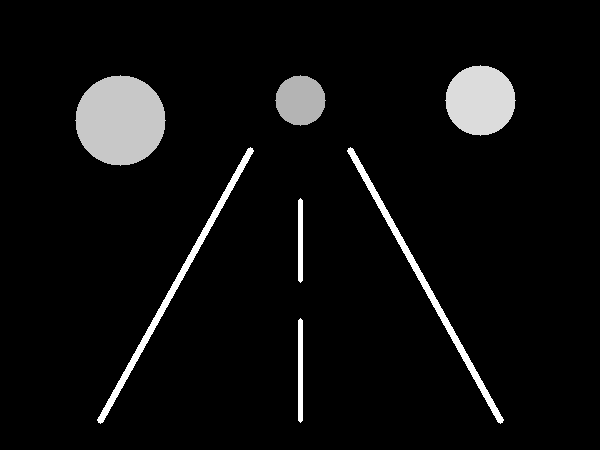
#> input picture 08-hough-donusumu-cizgi-ve-daire-tespiti/lanes_and_circles.png, 600 x 450 px
$ jupyter execute hough-transform-lines-and-circles.ipynb
#> lines starting #> are read from the running program, lines starting #| are printed output that depends on the picture; after the words box and inside, x2 and y2 are one past the last pixel; in counts of white or black regions, pixels touching at a corner belong together
# Hough Dönüşümü ile Çizgi ve Daire Tespiti

Bu modül; bilgisayarlı görüde kısmi bozulmalara ve gürültüye rağmen parametrik geometrik şekilleri (doğrular ve çemberler) tespit etmek için kullanılan **Hough Dönüşümü** (Hough Transform) tekniğini inceler.

---

## 1. Matematiksel Temel

### Doğru Hough Dönüşümü
Kartezyen uzaydaki $y = mx + b$ doğrusu, dikey doğrular için $m \rightarrow \infty$ tanımsızlığına yol açar. Bu nedenle polar (kutupsal) koordinat sistemi kullanılır:
$$\rho = x \cos \theta + y \sin \theta$$
- $(x, y)$ görüntü uzayındaki her bir kenar noktası, $(\rho, \theta)$ parametre uzayında (akümülatör hücresi) bir sinüzoid eğri oluşturur.
- Aynı doğru üzerinde bulunan tüm noktaların eğrileri akümülatör üzerinde tek bir ortak tepe noktasında kesişir.

### Daire Hough Dönüşümü (Hough Gradient)
Bir çemberin denklemi 3 serbestlik derecesine sahiptir: $(x - a)^2 + (y - b)^2 = r^2$.
3 boyutlu bir akümülatör matrisi ($a, b, r$) hesaplama açısından çok maliyetli olacağından OpenCV **Hough Gradyan Yöntemi**'ni kullanır:
Kenar piksellerinin gradyan yönündeki doğrular merkez $a, b$ üzerinde kesişir, ardından yarıçap $r$ tespit edilir.

[cell 1]
import cv2
import numpy as np
import matplotlib.pyplot as plt

# Test görselini yükleme
image = cv2.imread('lanes_and_circles.png')
#> image is the input picture: shape (450, 600, 3); min 0, max 255, mean 13.9
gray = cv2.cvtColor(image, cv2.COLOR_BGR2GRAY)

# Kenar Tespiti
edges = cv2.Canny(gray, 50, 150, apertureSize=3)
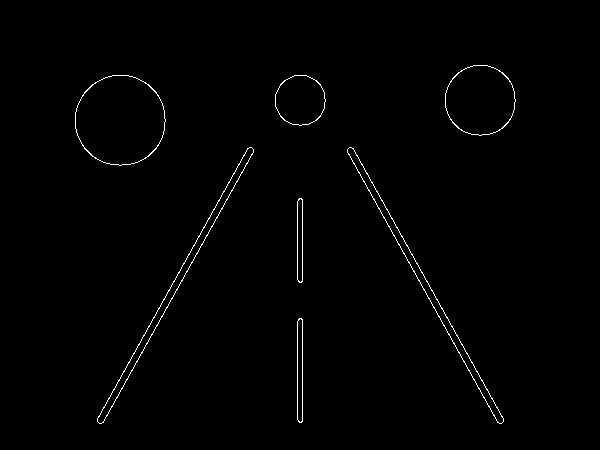
#> edges: shape (450, 600); 0.86% white in thin lines or dots, all inside (x1, y1, x2, y2) = (75, 65, 516, 424)

plt.figure(figsize=(12, 5))
plt.subplot(1, 2, 1)
plt.title("Orijinal Test Görseli")
plt.imshow(cv2.cvtColor(image, cv2.COLOR_BGR2RGB))
plt.axis('off')

plt.subplot(1, 2, 2)
plt.title("Canny Kenar Haritası")
plt.imshow(edges, cmap='gray')
plt.axis('off')
plt.show()
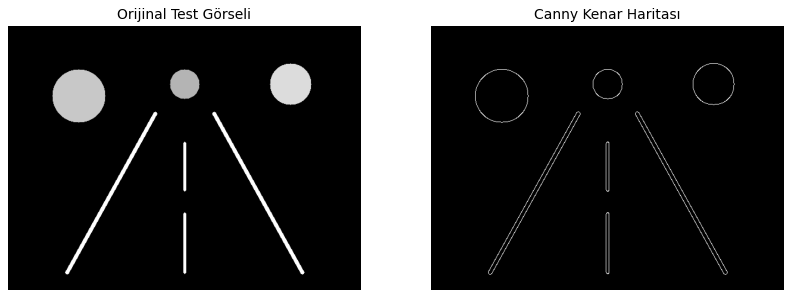
#> figure drawn by matplotlib, 2 panels

## 2. Olasılıksal Hough Doğru Tespiti (`cv2.HoughLinesP`)

`cv2.HoughLinesP(image, rho, theta, threshold, minLineLength, maxLineGap)`:
- `rho`: Mesafe çözünürlüğü (genellikle 1 piksel).
- `theta`: Açı çözünürlüğü (genellikle 1 derece: $\pi / 180$).
- `threshold`: Bir doğrunun kabul edilmesi için gereken minimum oy sayısı.
- `minLineLength`: Kabul edilecek en kısa doğru uzunluğu.
- `maxLineGap`: Aynı doğru üzerindeki kırık çizgileri birleştirmek için izin verilen maksimum boşluk.

[cell 2]
lines_image = image.copy()

# Olasılıksal Hough ile çizgileri bulma
lines = cv2.HoughLinesP(edges, rho=1, theta=np.pi/180, threshold=40,
                        minLineLength=50, maxLineGap=20)
#> lines = [[97, 419, 247, 148], [353, 148, 503, 419], [347, 151, 497, 422], [302, 281, 302, 199], [297, 419, 297, 321], [102, 422, 253, 150], [103, 422, 253, 152], [301, 422, 302, 364]]

if lines is not None:
    print(f"Toplam Tespit Edilen Çizgi Segmenti: {len(lines)}")
#| Toplam Tespit Edilen Çizgi Segmenti: 8
    for line in lines:
        x1, y1, x2, y2 = line[0]
        cv2.line(lines_image, (x1, y1), (x2, y2), (0, 255, 0), 3)
#> this loop made 8 passes
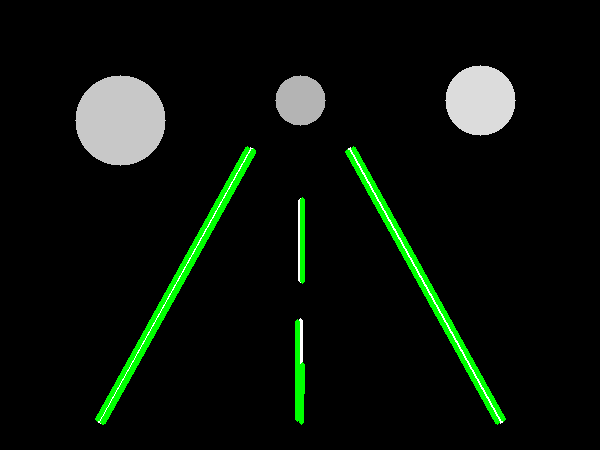
#> lines_image: shape (450, 600, 3); 2.83% of pixels changed, all inside (x1, y1, x2, y2) = (95, 146, 506, 425)

plt.figure(figsize=(8, 6))
plt.title("Hough Doğru Tespiti (Yeşil Çizgiler)")
plt.imshow(cv2.cvtColor(lines_image, cv2.COLOR_BGR2RGB))
plt.axis('off')
plt.show()

## 3. Hough Daire Tespiti (`cv2.HoughCircles`)

`cv2.HoughCircles(image, method, dp, minDist, param1, param2, minRadius, maxRadius)`:
- `dp`: Akümülatör çözünürlüğünün giriş görüntüsüne oranı ($1.0$ birebir çözünürlük).
- `minDist`: Tespit edilen çember merkezleri arasındaki minimum mesafe.
- `param1`: Canny kenar dedektörünün üst eşiği.
- `param2`: Merkez akümülatörünün tepe oyu eşiği (Düşürülürse daha fazla çember bulunur, artırılırsa hassasiyet yükselir).

[cell 3]
circles_image = image.copy()

# Gürültü azaltma için hafif Gauss yumuşatma
blurred = cv2.GaussianBlur(gray, (9, 9), 2)
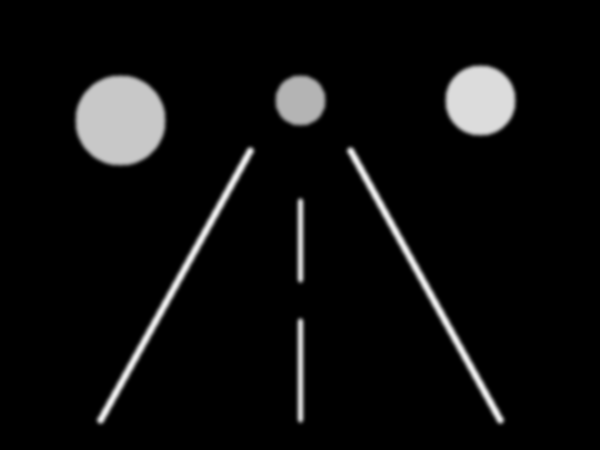
#> blurred: shape (450, 600); min 0, max 237, mean 13.9

circles = cv2.HoughCircles(blurred, cv2.HOUGH_GRADIENT, dp=1.2, minDist=50,
                           param1=100, param2=30, minRadius=15, maxRadius=100)
#> circles = [[120.6, 120.6, 44.52], [480.6, 100.2, 34.32], [300.6, 100.2, 24.36]]

if circles is not None:
    circles = np.uint16(np.around(circles))
#> circles = [[121, 121, 45], [481, 100, 34], [301, 100, 24]]
    print(f"Tespit Edilen Çember Sayısı: {len(circles[0, :])}")
#| Tespit Edilen Çember Sayısı: 3
    for c in circles[0, :]:
        center = (c[0], c[1])
        radius = c[2]
        # Dış çember
        cv2.circle(circles_image, center, radius, (255, 0, 0), 3)
        # Merkez noktası
        cv2.circle(circles_image, center, 3, (0, 0, 255), -1)
#> this loop made 3 passes
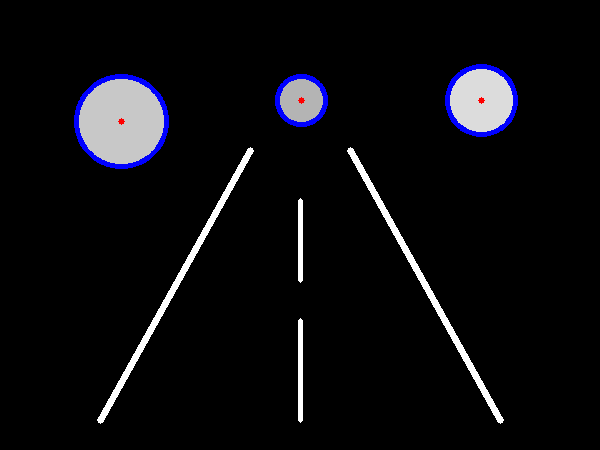
#> circles_image: shape (450, 600, 3); 1.22% of pixels changed, all inside (x1, y1, x2, y2) = (74, 64, 518, 169)

plt.figure(figsize=(8, 6))
plt.title("Hough Daire Tespiti (Mavi Çemberler)")
plt.imshow(cv2.cvtColor(circles_image, cv2.COLOR_BGR2RGB))
plt.axis('off')
plt.show()
